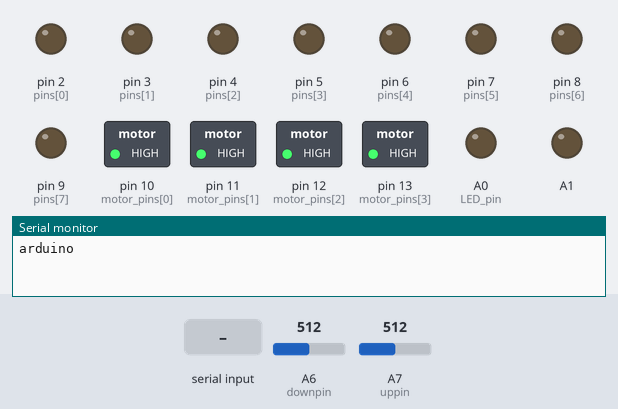
A sketch run on a simulated Arduino Nano, built with avr-gcc and run on an emulated ATmega328P. On the bench: switched loads named in the sketch (green lamp = pin HIGH), output pins drawn as LEDs (lit = HIGH), the last lines printed to the serial monitor. Dashed ring = blinking. Inputs (shaded band) come from the test bench; at power-on: A6 (downpin) = 512, A7 (uppin) = 512.

Above: at 1.2 s.
1.3 s: "5\n" received over Serial
At 1.54 s:
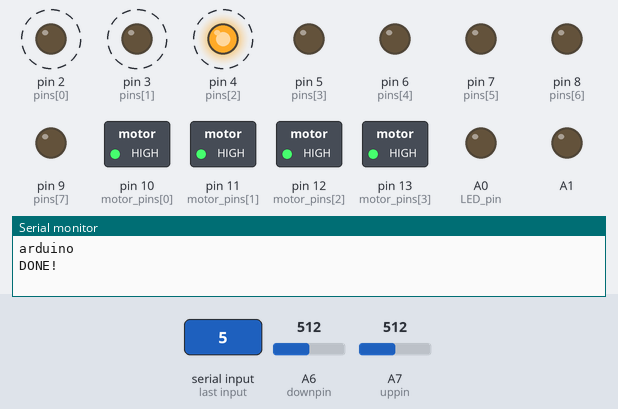
At 1.94 s:
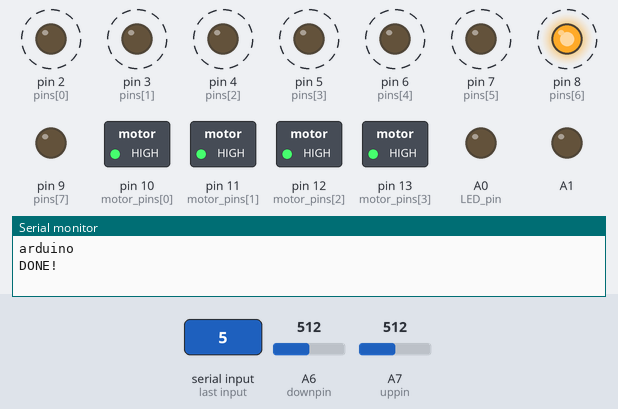
4.3 s: "1\n" received over Serial
At 4.45 s:
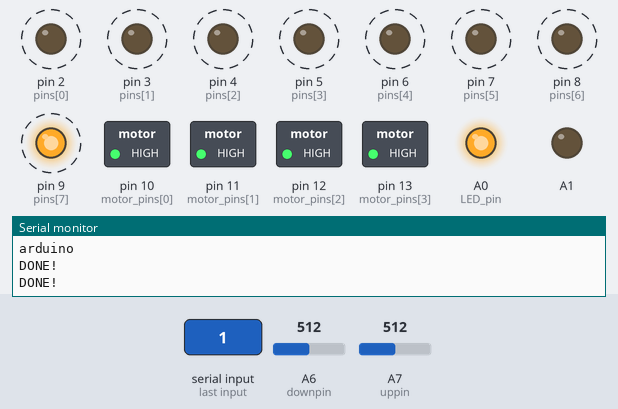
Timing chart, 0 to 13.3 s (numbered marks = the images above; inputs shaded):
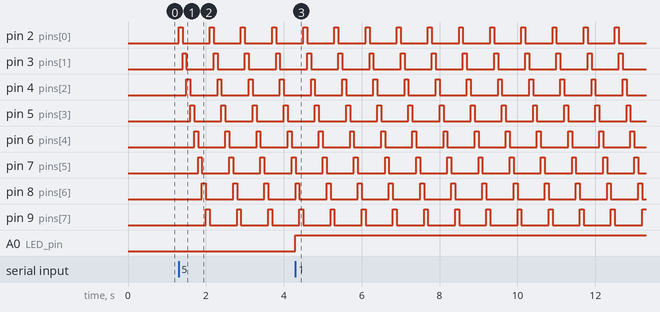

Measured:
- after the input at 1.3 s, pin 2 (pins[0]): alternates HIGH for 0.10 s and LOW for 0.70 s, starting at once; pin 3 (pins[1]): alternates HIGH for 0.10 s and LOW for 0.70 s, starting after 0.10 s
- after the input at 4.3 s, A0 (LED_pin): LOW → HIGH at once

The sketch:

cabinet.ino
```cpp
#define delay_time 100
#define LED_pin A0

uint8_t motor_pins[4] = {10, 11, 12, 13};
int uppin = A7;
int downpin = A6;
int upsensor = 0;
int downsensor = 0;
uint8_t input = 0;
int upthreshold = 400;
int downthreshold = 400;
uint8_t pins[8] = {2, 3, 4, 5, 6, 7, 8, 9};
uint32_t timer = 0 ;
uint8_t pins_state = 0 ;
bool lightwheel_flag = false;
String curtain_state;


void up();
void down();
void off();

void setup() {
  for (uint8_t i; i < 8; i++) {
    pinMode(pins[i], OUTPUT);
    digitalWrite(pins[i], LOW);
  }
  for (uint8_t i; i < 4; i++) {
    pinMode(motor_pins[i], OUTPUT);
    digitalWrite(motor_pins[i], HIGH);
  }
  pinMode(LED_pin, OUTPUT);
  digitalWrite(LED_pin,LOW);
  Serial.begin(115200);
  Serial.setTimeout(50);
  Serial.println("arduino");
}

void loop() {
  upsensor = analogRead(uppin);
  downsensor = analogRead(downpin);
  if (Serial.available()) {
//    input = Serial.read() - 48;
//    Serial.println(input);
String command = Serial.readStringUntil('\n');
//command = command.substring(1,2);
input = command.toInt();

    if (input == 1) { // curtain up command and set led on
      curtain_state = "up";
      digitalWrite(LED_pin, HIGH);
      do{
        upsensor = analogRead(uppin);
        up();
      }while(upsensor < upthreshold);
      off();
      Serial.println("DONE!");
    }
    if (input == 2) { // curtain down command and set led off
      curtain_state = "down";
      digitalWrite(LED_pin, LOW);
      do{
        downsensor = analogRead(downpin);
        down();
      }while(downsensor < downthreshold);
      off();
      Serial.println("DONE!");
    }


    if (input == 3) {
      digitalWrite(LED_pin, HIGH);
      Serial.println("DONE!");
    }

    if (input == 4) {
      digitalWrite(LED_pin, LOW);
      Serial.println("DONE!");
    }

    if (input == 5) {
      lightwheel_flag = true;
      Serial.println("DONE!");
    }
    if (input == 6) {
      lightwheel_flag = false;

      for (uint8_t i=0; i < 8; i++) {
        pinMode(pins[i], OUTPUT);
        digitalWrite(pins[i], LOW);
        Serial.println("DONE!");
      }
    }
  }
//     Serial.println("upsensor:  "+String(upsensor)+" "+"downsensor: "+String(downsensor));

  if ( millis() - timer >= delay_time && lightwheel_flag == true) {
    timer = millis();
    for (uint8_t i=0; i < 8; i++) {
      digitalWrite(pins[i], LOW);
    }
    digitalWrite(pins[pins_state], HIGH);

    pins_state++;
    if (pins_state >= 8)
      pins_state = 0;
  }

}


void down() {
//  digitalWrite(10, LOW);
//  digitalWrite(11, HIGH);
//  digitalWrite(12, HIGH);
//  digitalWrite(13, LOW);
analogWrite(A1,255);
analogWrite(A2,0);
}

void up() {
//  digitalWrite(10, HIGH);
//  digitalWrite(11, LOW);
//  digitalWrite(12, LOW);
//  digitalWrite(13, HIGH);
analogWrite(A1,0);
analogWrite(A2,255);
}

void off() {
//  digitalWrite(10, HIGH);
//  digitalWrite(11, HIGH);
//  digitalWrite(12, HIGH);
//  digitalWrite(13, HIGH);
analogWrite(A1,0);
analogWrite(A2,0);
}
```
